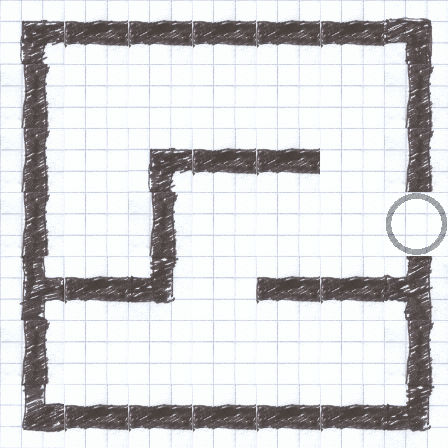

Below is a game level as drawn by its tile map, then a one-line description and the .tmx file that defines it, in full:
An orthogonal 7x7 tile map with 64x64 px tiles, 3 tile layers (piso, paredes, portal), 3 tilesets and 1 object (spawn).

<map version="1.0" orientation="orthogonal" width="7" height="7" tilewidth="64" tileheight="64" backgroundcolor="#55ff7f">
 <properties>
  <property name="optimo" value="9" />
 </properties>
 <tileset firstgid="1" name="piso" tilewidth="64" tileheight="64">
  <image source="piso.png" width="64" height="64" />
 </tileset>
 <tileset firstgid="2" name="pared" tilewidth="64" tileheight="64">
  <image source="pared.png" width="512" height="512" />
  <tile id="0">
   <properties>
    <property name="colisionable" value="true" />
   </properties>
  </tile>
 </tileset>
 <tileset firstgid="66" name="portal" tilewidth="64" tileheight="64">
  <image source="portal.png" width="64" height="64" />
 </tileset>
 <layer name="piso" width="7" height="7">
  <data>
   <tile gid="1" />
   <tile gid="1" />
   <tile gid="1" />
   <tile gid="1" />
   <tile gid="1" />
   <tile gid="1" />
   <tile gid="1" />
   <tile gid="1" />
   <tile gid="1" />
   <tile gid="1" />
   <tile gid="1" />
   <tile gid="1" />
   <tile gid="1" />
   <tile gid="1" />
   <tile gid="1" />
   <tile gid="1" />
   <tile gid="1" />
   <tile gid="1" />
   <tile gid="1" />
   <tile gid="1" />
   <tile gid="1" />
   <tile gid="1" />
   <tile gid="1" />
   <tile gid="1" />
   <tile gid="1" />
   <tile gid="1" />
   <tile gid="1" />
   <tile gid="1" />
   <tile gid="1" />
   <tile gid="1" />
   <tile gid="1" />
   <tile gid="1" />
   <tile gid="1" />
   <tile gid="1" />
   <tile gid="1" />
   <tile gid="1" />
   <tile gid="1" />
   <tile gid="1" />
   <tile gid="1" />
   <tile gid="1" />
   <tile gid="1" />
   <tile gid="1" />
   <tile gid="1" />
   <tile gid="1" />
   <tile gid="1" />
   <tile gid="1" />
   <tile gid="1" />
   <tile gid="1" />
   <tile gid="1" />
  </data>
 </layer>
 <layer name="paredes" width="7" height="7">
  <data>
   <tile gid="10" />
   <tile gid="12" />
   <tile gid="12" />
   <tile gid="12" />
   <tile gid="12" />
   <tile gid="12" />
   <tile gid="18" />
   <tile gid="4" />
   <tile gid="0" />
   <tile gid="0" />
   <tile gid="0" />
   <tile gid="0" />
   <tile gid="0" />
   <tile gid="4" />
   <tile gid="4" />
   <tile gid="0" />
   <tile gid="10" />
   <tile gid="12" />
   <tile gid="12" />
   <tile gid="0" />
   <tile gid="4" />
   <tile gid="4" />
   <tile gid="0" />
   <tile gid="4" />
   <tile gid="0" />
   <tile gid="0" />
   <tile gid="0" />
   <tile gid="0" />
   <tile gid="3" />
   <tile gid="12" />
   <tile gid="26" />
   <tile gid="0" />
   <tile gid="12" />
   <tile gid="12" />
   <tile gid="19" />
   <tile gid="4" />
   <tile gid="0" />
   <tile gid="0" />
   <tile gid="0" />
   <tile gid="0" />
   <tile gid="0" />
   <tile gid="4" />
   <tile gid="2" />
   <tile gid="12" />
   <tile gid="12" />
   <tile gid="12" />
   <tile gid="12" />
   <tile gid="12" />
   <tile gid="26" />
  </data>
 </layer>
 <layer name="portal" width="7" height="7">
  <data>
   <tile gid="0" />
   <tile gid="0" />
   <tile gid="0" />
   <tile gid="0" />
   <tile gid="0" />
   <tile gid="0" />
   <tile gid="0" />
   <tile gid="0" />
   <tile gid="0" />
   <tile gid="0" />
   <tile gid="0" />
   <tile gid="0" />
   <tile gid="0" />
   <tile gid="0" />
   <tile gid="0" />
   <tile gid="0" />
   <tile gid="0" />
   <tile gid="0" />
   <tile gid="0" />
   <tile gid="0" />
   <tile gid="0" />
   <tile gid="0" />
   <tile gid="0" />
   <tile gid="0" />
   <tile gid="0" />
   <tile gid="0" />
   <tile gid="0" />
   <tile gid="66" />
   <tile gid="0" />
   <tile gid="0" />
   <tile gid="0" />
   <tile gid="0" />
   <tile gid="0" />
   <tile gid="0" />
   <tile gid="0" />
   <tile gid="0" />
   <tile gid="0" />
   <tile gid="0" />
   <tile gid="0" />
   <tile gid="0" />
   <tile gid="0" />
   <tile gid="0" />
   <tile gid="0" />
   <tile gid="0" />
   <tile gid="0" />
   <tile gid="0" />
   <tile gid="0" />
   <tile gid="0" />
   <tile gid="0" />
  </data>
 </layer>
 <objectgroup name="personaje" width="7" height="7">
  <object name="spawn" x="96" y="192" width="32" height="32" />
 </objectgroup>
</map>
